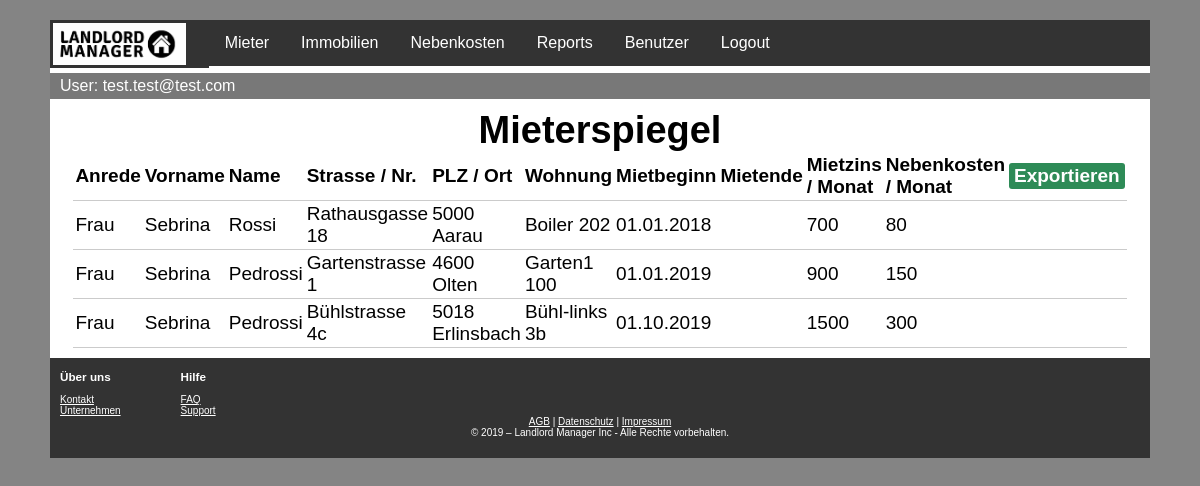
The page /mieterspiegel.php (signed in) on the database its author committed.
### tables this page shows
CREATE TABLE mietvertrag (
  mietVertragID int(11) NOT NULL PRIMARY KEY AUTO_INCREMENT,
  FK_mieterID int NOT NULL,
  FK_wohnungID int,
  mietbeginn date NOT NULL,
  mietende date,
  mietzins_mtl int(5) NOT NULL,
  nebenkosten_mtl int (5),
  
  FOREIGN KEY (FK_mieterID) REFERENCES mieter(mieterID),
  FOREIGN KEY (FK_wohnungID) REFERENCES wohnung(wohnungID)
  
  
);

CREATE TABLE mieter (
  mieterID int(11) NOT NULL PRIMARY KEY AUTO_INCREMENT,
  anrede varchar(20) NOT NULL,
  vorname varchar(100) NOT NULL,
  name varchar(100) NOT NULL,
  geburtsdatum DATE NOT NULL
);

CREATE TABLE haus (
  hausID int(11) NOT NULL PRIMARY KEY AUTO_INCREMENT,
  bezeichnung varchar(100) NOT NULL,
  strasse_nr varchar(100) NOT NULL,
  plz int(4) NOT NULL,
  ort varchar(100) NOT NULL,
  anz_whg int(2) NOT NULL,  
  baujahr int(4) NOT NULL
  
);

CREATE TABLE wohnung (
  wohnungID int(11) NOT NULL PRIMARY KEY AUTO_INCREMENT, 
  wohnungsNummer varchar (10),
  zimmer decimal(10,1) NOT NULL,
  flaeche decimal(10,2) NOT NULL,
  FK_hausID int,
  FOREIGN KEY (FK_hausID) REFERENCES haus(hausID)
  
);

### mieterspiegel.php (the view, shortened to what this page needs)
<?php
include 'topbar.inc.php';
?>
<html>
    <head>
        <link href="./CSS/style.css" rel="stylesheet" type="text/css">
        <link href="./CSS/topbar.css" rel="stylesheet" type="text/css">
        <link href="./CSS/footer.css" rel="stylesheet" type="text/css">
    </head>
    <body>
       <div class="pagecontent">
        <?php
        $abfrage = "SELECT `mieter`.*, `mietvertrag`.*, `wohnung`.*, `haus`.*
FROM `mietvertrag`
	LEFT JOIN `mieter` ON `mietvertrag`.`FK_mieterID` = `mieter`.`mieterID`
	LEFT JOIN `wohnung` ON `mietvertrag`.`FK_wohnungID` = `wohnung`.`wohnungID`
	LEFT JOIN `haus` ON `wohnung`.`FK_hausID` = `haus`.`hausID`
        WHERE cast(mietende as date) >=  cast(CURDATE() as date)
        OR mietende IS NULL ORDER BY mietbeginn, mietende, name";
        $res = mysqli_query($link, $abfrage) or die("Abfrage hat nicht geklappt" . mysqli_error($link));
        ?>
            <h1>Mieterspiegel</h1>
        <table>
            <thead>
                <tr>
                    <th>Anrede</th>
                    <th>Vorname</th>
                    <th>Name</th>
                    <th>Strasse / Nr.</th>
                    <th>PLZ / Ort</th>
                    <th>Wohnung</th>
                    <th>Mietbeginn</th>
                    <th>Mietende</th>
                    <th>Mietzins / Monat</th>
                    <th>Nebenkosten / Monat</th>
                    <th><a href="mieterspiegelExport.php" class="exp_btn" style="float: right">Exportieren</a></th>
                </tr>
            </thead>
            <?php
            while ($row = mysqli_fetch_array($res)) {
                $mbalt = strtotime($row['mietbeginn']);
                $mbdatum = date("d.m.Y", $mbalt);
                $mealt = strtotime($row['mietende']);
                $medatum = date("d.m.Y", $mealt);
                if ($medatum == '01.01.1970') {
                    $medatum = '';
                }
                ?>
                <tr>
                    <td><?php echo $row['anrede']; ?></td>
                    <td><?php echo $row['vorname']; ?></td>
                    <td><?php echo $row['name']; ?></td>
                    <td><?php echo $row['strasse_nr']; ?></td>
                    <td><?php echo $row['plz'] . " " . $row['ort']; ?></td>
                    <td><?php echo $row['bezeichnung'] . " " . $row['wohnungsNummer']; ?></td>
                    <td><?php echo $mbdatum; ?></td>
                    <td><?php echo $medatum; ?></td>
                    <td><?php echo $row['mietzins_mtl']; ?></td>
                    <td><?php echo $row['nebenkosten_mtl']; ?></td>
                </tr>
            <?php }
            ?>
        </table>
    </div>
</body>
<?php
include 'footer.inc.php';
?>
</html>

### topbar.inc.php (shortened to what this page needs)
?> <!DOCTYPE html>
<html>
    <header>
        <div class = "home">
            <a href = "index.php"><img src = "Images/Logo_Landlord_Manager.png" /></a>
        </div>
        <div class = "navbar">
            <div class = "dropdown">
                <button class = "dropbtn">Mieter
                </button>
            </div>
            <div class = "dropdown">
                <button class = "dropbtn">Immobilien
                </button>
            </div>
            <div class = "dropdown">
                <button class = "dropbtn">Nebenkosten
                </button>
            </div>
            <div class = "dropdown">
                <button class = "dropbtn">Reports
                </button>
            </div>
            <div class = "dropdown">
                <button class = "dropbtn">Benutzer
                </button>
            </div>
            <a href = "logout.php">Logout</a>
        </div>
        <div class = "navLogin">
            <?php
            echo "User: " . $_SESSION["name"];
            ?>
        </div>
    </header>
</html>

### footer.inc.php (shortened to what this page needs)
<!DOCTYPE html>
<html>
    <footer>
        <div class="foobar">
            <div class="footeritem">
                <h3>Über uns</h3>
                <ul>
                    <li>
                        <a href="kontakt.php">Kontakt</a>
                    </li>
                    <li>
                        <a  href="unternehmen.php">Unternehmen</a>
                    </li>
                </ul>
            </div>
            <div class="footeritem">
                <h3>Hilfe</h3>
                <ul>
                    <li>
                        <a href="FAQ.php">FAQ</a>
                    </li>
                    <li>
                        <a href="support.php">Support</a>
                    </li>
                </ul>
            </div>
        </div>
        <div class="bottom_links">
            <a href="agb.php">AGB</a>
            <span class="footer__copyrightPipe"> | </span>
            <a href="datenschutz.php">Datenschutz</a>
            <span class="footer__copyrightPipe"> | </span>
            <a href="impressum.php">Impressum</a>
            <span class="footer__copyright ml-4"> <br>© 2019 – Landlord Manager Inc - Alle Rechte vorbehalten.</span>
        </div>
    </footer>
</html>

### CSS/style.css (style rules this page uses)
body { font-size: 19px; height: 100%; background-color: #848484; font-family: Arial, Helvetica, sans-serif; max-width: 1100px; margin: auto; margin-bottom: 0; margin-top: 0; }
h1, h2 { margin: 0; text-align: center; }
.pagecontent { min-height: 80%; background-color: white; margin: 0; padding: 10px; }
table { width: 1050px; margin: 0px auto; border-collapse: collapse; text-align: left; }
tr { border-bottom: 1px solid #cbcbcb; }
th, td { border: none; height: 30px; padding: 2px; }
.exp_btn { text-decoration: none; padding: 2px 5px; background: #2E8B57; color: white; border-radius: 3px; }
.pagecontent { text-align: center; }

### CSS/topbar.css (style rules this page uses)
header { font-family: Arial, Helvetica, sans-serif; max-width: 1100px; max-height: 1500px; margin-top: 20px; margin-bottom: 0px; padding: 0; background-color: white; }
.navLogin { padding: 0; margin-top: 0; }
.home { float: left; }
.home img { max-height: 41.5px; background-color: #333; overflow: hidden; border: #333; border-style: solid; padding-right: 20px; }
.navbar { overflow: hidden; background-color: #333; }
.navbar a { float: left; font-size: 16px; color: white; text-align: center; padding: 14px 16px; text-decoration: none; }
.dropdown { float: left; overflow: hidden; }
.dropdown .dropbtn { font-size: 16px; border: none; outline: none; color: white; padding: 14px 16px; background-color: inherit; font-family: inherit; margin: 0; }
.navLogin { margin-top: 7px; background-color: #787878; font-size: 16px; color: white; text-align: left; padding: 4px 0px 4px 10px; }

### CSS/footer.css (style rules this page uses)
footer { width: 100%; font-size: 10px; background-color: #333; color: white; padding: 0px; max-width: 1100px; }
footer a { color: white; }
ul { list-style-type: none; text-align: left; margin:0; padding:0; }
.foobar { overflow: hidden; }
.footeritem { float: left; text-align: left; padding-left: 10px; padding-right: 50px; }
.bottom_links { text-align: center; padding-bottom: 20px; }

### rows shown on the page
mietvertrag: FK_mieterID.anrede "Frau", FK_mieterID.vorname "Sebrina", FK_mieterID.name "Rossi", haus.strasse_nr "Rathausgasse 18", haus.plz "5000", haus.ort "Aarau", haus.bezeichnung "Boiler", FK_wohnungID.wohnungsNummer "202", mietbeginn "01.01.2018", mietzins_mtl "700", nebenkosten_mtl "80"
mietvertrag: FK_mieterID.anrede "Frau", FK_mieterID.vorname "Sebrina", FK_mieterID.name "Pedrossi", haus.strasse_nr "Gartenstrasse 1", haus.plz "4600", haus.ort "Olten", haus.bezeichnung "Garten1", FK_wohnungID.wohnungsNummer "100", mietbeginn "01.01.2019", mietzins_mtl "900", nebenkosten_mtl "150"
mietvertrag: FK_mieterID.anrede "Frau", FK_mieterID.vorname "Sebrina", FK_mieterID.name "Pedrossi", haus.strasse_nr "Bühlstrasse 4c", haus.plz "5018", haus.ort "Erlinsbach", haus.bezeichnung "Bühl-links", FK_wohnungID.wohnungsNummer "3b", mietbeginn "01.10.2019", mietzins_mtl "1500", nebenkosten_mtl "300"

### other values the page prints
$_SESSION["name"] "test.test@test.com"
